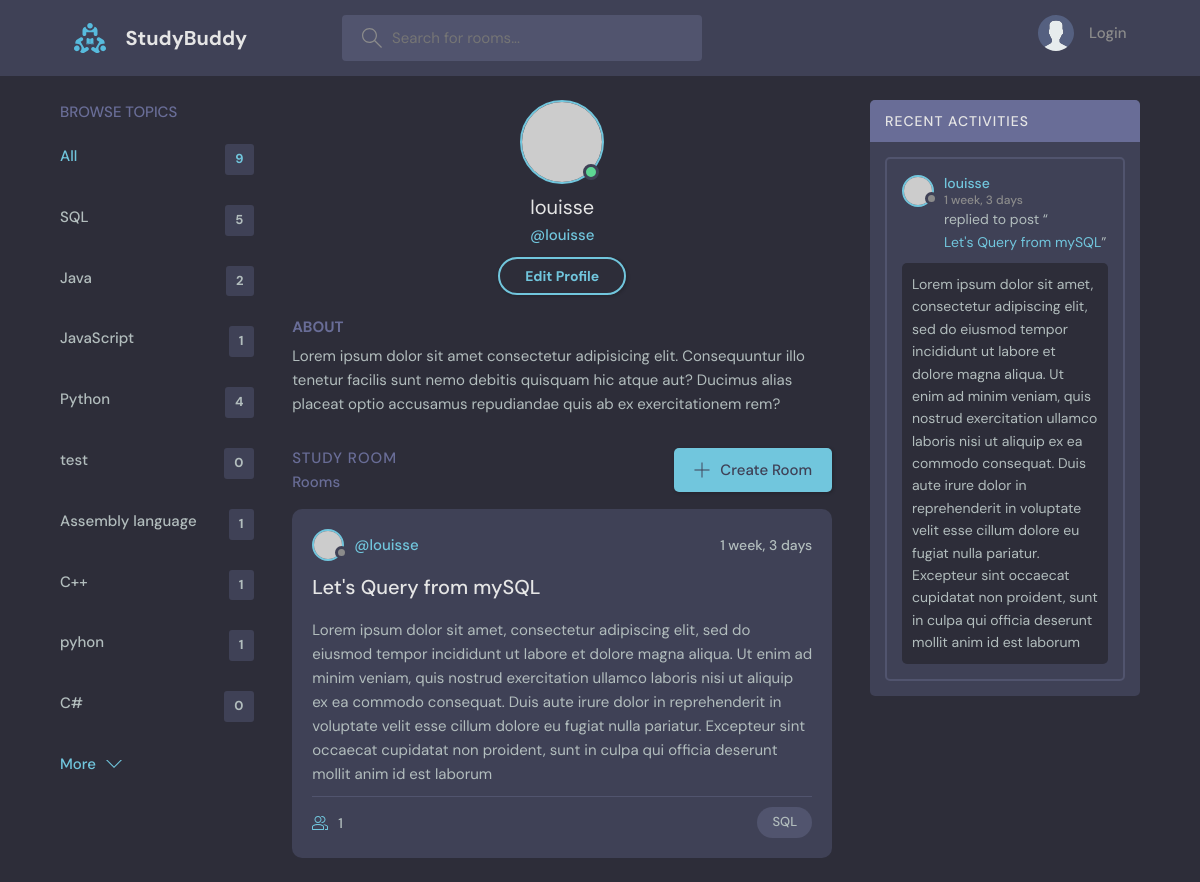
Screenshot of /profile/3/ with the database file from the repository.
### baseapp/models.py (models this page shows, shortened)
class Topic(models.Model):
    name = models.CharField(max_length=255)

class Room(models.Model):
    host = models.ForeignKey(User, on_delete=models.SET_NULL, null=True)       # when User table got deleted the host data will set to Null
    topic = models.ForeignKey(Topic, on_delete=models.SET_NULL, null=True)     # Cascade - when User table got deleted the host data will delete too
    name = models.CharField(max_length=255)
    description = models.TextField(null=True, blank=True)
    participant = models.ManyToManyField(User, related_name="participants", blank=True)   # models.ManyToManyField(<Tablename>,<name use in views.py>, it's okay to get an empty value in participants) # related_name = name in admin panel
    updated = models.DateTimeField(auto_now=True)
    created = models.DateTimeField(auto_now_add=True)
    class Meta:
        ordering = ["-updated", "-created"]         # with '-' is descending order (last will be the first)

### baseapp/views.py (the view)
# urls.py: path("profile/<int:id>/", views.profile, name="profile"),
def profile(request, id):
    user = User.objects.get(id=id)
    rooms = user.room_set.all()
    room_message = user.message_set.all()
    topics = Topic.objects.all()
    context = {
        "user": user,
        "rooms": rooms,
        "topics": topics,
        "room_message": room_message
    }
    return render(request, "profile.html", context)

### baseapp/templates/profile.html
{% extends "main.html" %}
{% block content%}
  <main class="profile-page layout layout--3">
    <div class="container">
      {% include "topics_component.html" %}
      <div class="roomList">
        <div class="profile">
          <div class="profile__avatar">
            <div class="avatar avatar--large active">
              <img src="https://randomuser.me/api/portraits/men/11.jpg" />
            </div>
          </div>
          <div class="profile__info">
            <h3>{{user.username}}</h3>
            <p>@{{user.username}}</p>
            <a href="/profile-update" class="btn btn--main btn--pill">Edit Profile</a>
          </div>
          <div class="profile__about">
            <h3>About</h3>
            <p>
              Lorem ipsum dolor sit amet consectetur adipisicing elit. Consequuntur illo tenetur
              facilis sunt nemo debitis quisquam hic atque aut? Ducimus alias placeat optio
              accusamus repudiandae quis ab ex exercitationem rem?
            </p>
          </div>
        </div>
        {% include "feed_component.html" %}
      </div>
      {% include "activity_component.html" %}
    </div>
  </main>
{% endblock content %}

### baseapp/templates/topics_component.html
<div class="topics">
    <div class="topics__header">
      <h2>Browse Topics</h2>
    </div>
    <ul class="topics__list">
      <li>
        <a href="/" class="active">All <span>{{topics.count}}</span></a>
      </li>
        {% for topic in topics %}
          <li>
            <a href="?q={{topic.name}}">{{topic.name}}<span>{{topic.room_set.all.count}}</span></a>
          </li>
        {% endfor %}
    </ul>
    <a class="btn btn--link" href="topics.html">
      More
      <svg version="1.1" xmlns="http://www.w3.org/2000/svg" width="32" height="32" viewBox="0 0 32 32">
        <title>chevron-down</title>
        <path d="M16 21l-13-13h-3l16 16 16-16h-3l-13 13z"></path>
      </svg>
    </a>
</div>

### baseapp/templates/feed_component.html (shortened to what this page needs)
<div class="roomList">
    <div class="roomList__header">
      <div>
        <h2>Study Room</h2>
        <p>{{room_count}} Rooms <available></available></p>
      </div>
      <a class="btn btn--main" href="/create-room">
        <svg version="1.1" xmlns="http://www.w3.org/2000/svg" width="32" height="32" viewBox="0 0 32 32">
          <title>add</title>
          <path
            d="M16.943 0.943h-1.885v14.115h-14.115v1.885h14.115v14.115h1.885v-14.115h14.115v-1.885h-14.115v-14.115z"
          ></path>
        </svg>
        Create Room
      </a>
    </div>
    {% for room in rooms %}
      <div class="roomListRoom">
        <div class="roomListRoom__header">
          <a href="/profile/{{room.host.id}}" class="roomListRoom__author">
            <div class="avatar avatar--small">
              <img src="https://randomuser.me/api/portraits/women/11.jpg" />
            </div>
            <span>@{{room.host.username}}</span>
          </a>
          <div class="roomListRoom__actions">
            <span>{{room.created|timesince}}</span>
          </div>
        </div>
        <div class="roomListRoom__content">
            <a href="/room/{{room.id}}">{{room.name}}</a>
            <p>{{room.description}}</p>
        </div>
        <div class="roomListRoom__meta">
          <a href="room.html" class="roomListRoom__joined">
              {{room.participant.count}}
          </a>
          <p class="roomListRoom__topic">{{room.topic.name}}</p>
        </div>
      </div>
    {% endfor %}
</div>

### baseapp/templates/activity_component.html (shortened to what this page needs)
<div class="activities">
    <div class="activities__header">
    <h2>Recent Activities</h2>
    </div>
        {% for room in rooms%}
        <div class="activities__box">
          <div class="activities__boxHeader roomListRoom__header">
            <a href="/profile/{{room.host.id}}" class="roomListRoom__author">
              <div class="avatar avatar--small">
                <img src="https://randomuser.me/api/portraits/women/11.jpg" />
              </div>
              <p>
                {{room.host.username}}
                <span>{{room.created|timesince}}</span>
              </p>
            </a>
          </div>
          <div class="activities__boxContent">
            <p>replied to post “<a href="/room/{{room.id}}">{{room.name}}</a>”</p>
            <div class="activities__boxRoomContent">
              {{room.description}}
            </div>
        </div>
    </div>
    {% endfor%}
</div>

### rows the page displays
Topic: name "SQL", room_set.all.count "5"
Topic: name "Java", room_set.all.count "2"
Topic: name "JavaScript", room_set.all.count "1"
Topic: name "Python", room_set.all.count "4"
Topic: name "test", room_set.all.count "0"
Topic: name "Assembly language", room_set.all.count "1"
Topic: name "C++", room_set.all.count "1"
Topic: name "pyhon", room_set.all.count "1"
Topic: name "C#", room_set.all.count "0"
Room: host.username "louisse", created "1 week, 3 days", name "Let's Query from mySQL", description "Lorem ipsum dolor sit amet, consectetur adipiscing elit, sed do eiusmod tempor incididunt ut labore et dolore magna aliqua. Ut enim ad minim veniam, quis nostrud exercitation ullamco laboris nisi ut aliquip ex ea commodo consequat. Duis aute irure dolor in reprehenderit in voluptate velit esse cillum dolore eu fugiat nulla pariatur. Excepteur sint occaecat cupidatat non proident, sunt in culpa qui officia deserunt mollit anim id est laborum", participant.count "1", topic.name "SQL"

### other values shown
{{ topics.count }} "9"
{{ user.username }} "louisse"
